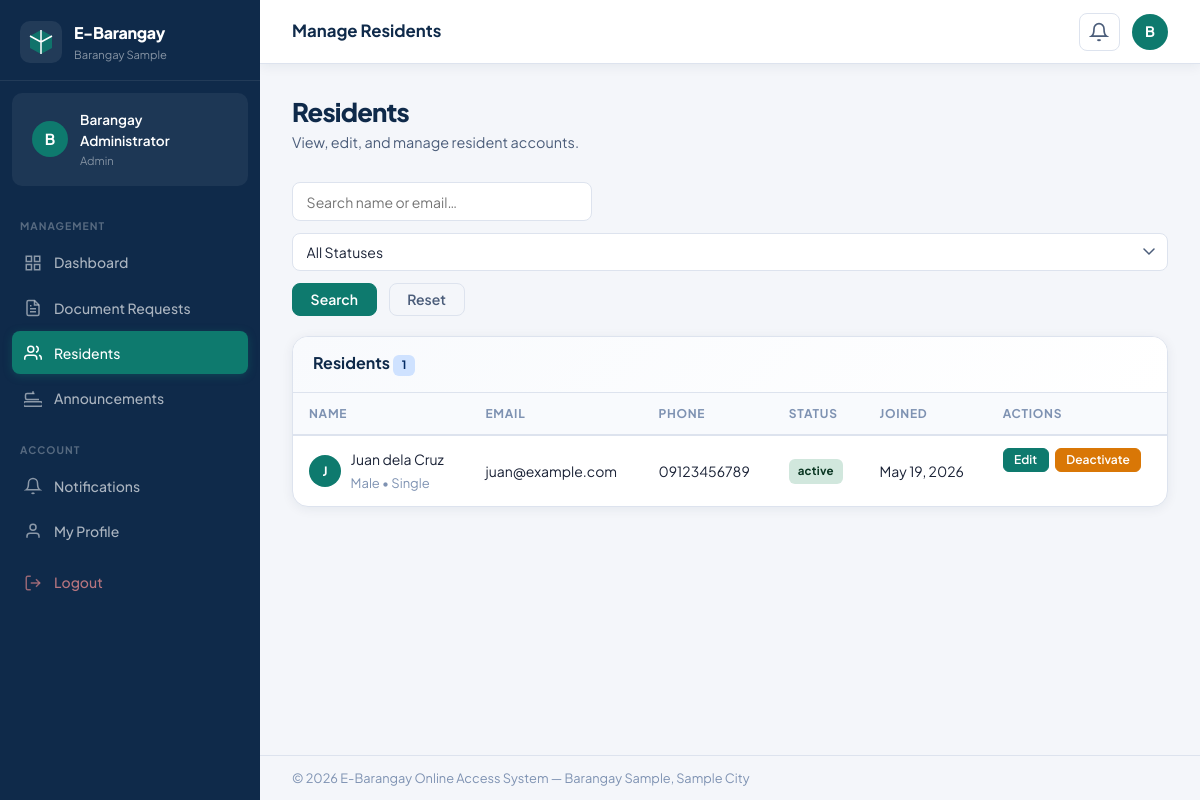
Page /manage_resident.php (signed in) on the committed database.
### tables this page shows
CREATE TABLE IF NOT EXISTS users (
    id INT AUTO_INCREMENT PRIMARY KEY,
    full_name VARCHAR(150) NOT NULL,
    email VARCHAR(150) NOT NULL UNIQUE,
    password VARCHAR(255) NOT NULL,
    phone VARCHAR(20),
    address TEXT,
    date_of_birth DATE,
    place_of_birth VARCHAR(150),
    civil_status ENUM('Single','Married','Widowed','Separated','Annulled') DEFAULT 'Single',
    citizenship VARCHAR(100) DEFAULT 'Filipino',
    cedula_number VARCHAR(50),
    gender ENUM('Male','Female','Other') DEFAULT 'Male',
    role ENUM('admin','resident') DEFAULT 'resident',
    status ENUM('active','inactive') DEFAULT 'active',
    profile_photo VARCHAR(255) DEFAULT NULL,
    created_at DATETIME DEFAULT CURRENT_TIMESTAMP,
    updated_at DATETIME DEFAULT CURRENT_TIMESTAMP ON UPDATE CURRENT_TIMESTAMP
);

### manage_resident.php (the view, shortened to what this page needs)
<?php
require_once 'config.php';
$pageTitle = 'Manage Residents';
$search = trim($_GET['q'] ?? '');
$where  = ["role='resident'"];
$whereStr = implode(' AND ', $where);
$stmt = $conn->prepare("SELECT * FROM users WHERE $whereStr ORDER BY created_at DESC");
$stmt->execute();
$residents = $stmt->get_result()->fetch_all(MYSQLI_ASSOC);
$editUser = null;
include_once 'includes/layout.php';
?>
<div class="page-header">
    <div>
        <h1 class="page-title">Residents</h1>
        <p class="page-desc">View, edit, and manage resident accounts.</p>
    </div>
</div>
<div class="filter-bar">
    <form method="GET" class="filter-form">
        <input type="text" name="q" class="form-input filter-search" placeholder="Search name or email…" value="<?= e($search) ?>">
        <select name="status" class="form-input form-select filter-select">
            <option value="">All Statuses</option>
        </select>
        <button type="submit" class="btn btn-primary">Search</button>
        <a href="manage_resident.php" class="btn btn-ghost">Reset</a>
    </form>
</div>
<div class="split-layout <?= $editUser ? 'has-detail' : '' ?>">
    <div class="split-list">
        <div class="card">
            <div class="card-header">
                <h3>Residents <span class="badge badge-info"><?= count($residents) ?></span></h3>
            </div>
            <div class="card-body p-0">
                <div class="table-responsive">
                    <table class="data-table">
                        <thead>
                            <tr>
                                <th>Name</th>
                                <th>Email</th>
                                <th>Phone</th>
                                <th>Status</th>
                                <th>Joined</th>
                                <th>Actions</th>
                            </tr>
                        </thead>
                        <tbody>
                            <?php if (empty($residents)): ?>
                            <tr><td colspan="6" class="text-center text-muted py-4">No residents found.</td></tr>
                            <?php else: foreach ($residents as $r): ?>
                            <tr class="<?= ($editUser && $editUser['id'] == $r['id']) ? 'row-selected' : '' ?>">
                                <td>
                                    <div class="user-cell">
                                        <div class="user-avatar-sm"><?= strtoupper(substr($r['full_name'],0,1)) ?></div>
                                        <div>
                                            <div><?= e($r['full_name']) ?></div>
                                            <small class="text-muted"><?= e($r['gender']) ?> &bull; <?= e($r['civil_status']) ?></small>
                                        </div>
                                    </div>
                                </td>
                                <td><?= e($r['email']) ?></td>
                                <td><?= e($r['phone'] ?: '—') ?></td>
                                <td><?= statusBadge($r['status']) ?></td>
                                <td><?= formatDate($r['created_at']) ?></td>
                                <td class="action-td">
                                    <a href="manage_resident.php?edit=<?= $r['id'] ?>" class="btn btn-primary btn-xs">Edit</a>
                                    <a href="manage_resident.php?toggle=<?= $r['id'] ?>" class="btn <?= $r['status']==='active' ? 'btn-warning' : 'btn-success' ?> btn-xs confirm-link"
                                       data-confirm="<?= $r['status']==='active' ? 'Deactivate this resident account?' : 'Activate this resident account?' ?>">
                                       <?= $r['status']==='active' ? 'Deactivate' : 'Activate' ?>
                                    </a>
                                </td>
                            </tr>
                            <?php endforeach; endif; ?>
                        </tbody>
                    </table>
                </div>
            </div>
        </div>
    </div>
</div>
<?php include_once 'includes/footer.php'; ?>

### includes/layout.php (shortened to what this page needs)
<?php
require_once (strpos(__DIR__, 'includes') !== false ? dirname(__DIR__) . '/config.php' : 'config.php');
$currentUser    = getCurrentUser();
$userId         = (int)($_SESSION['user_id'] ?? 0);
$userRole       = $_SESSION['role'] ?? 'resident';
$unreadCount    = $userId ? getUnreadCount($userId) : 0;
$currentPage    = basename($_SERVER['PHP_SELF']);
$pageTitle      = $pageTitle ?? 'Dashboard';
$basePath = '';
if (strpos(__DIR__, 'includes') !== false) {
    $basePath = '../';
}
?>
<!DOCTYPE html>
<html lang="en">
<head>
    <link rel="stylesheet" href="<?= $basePath ?>css/style.css">
</head>
<body>
<aside class="sidebar" id="sidebar">
    <div class="sidebar-brand">
        <div class="brand-icon">
            <svg width="28" height="28" viewBox="0 0 28 28" fill="none">
                <path d="M14 2L3 8v12l11 6 11-6V8L14 2z" fill="var(--accent)" opacity="0.9"/>
                <path d="M14 2v24M3 8l11 6 11-6" stroke="white" stroke-width="1.5" stroke-linejoin="round"/>
            </svg>
        </div>
        <div class="brand-text">
            <span class="brand-name"><?= SITE_NAME ?></span>
            <span class="brand-sub"><?= BARANGAY_NAME ?></span>
        </div>
    </div>
    <div class="sidebar-user-card">
        <div class="sidebar-avatar">
            <?= strtoupper(substr($currentUser['full_name'] ?? 'U', 0, 1)) ?>
        </div>
        <div class="sidebar-user-info">
            <span class="sidebar-user-name"><?= e($currentUser['full_name'] ?? 'User') ?></span>
            <span class="sidebar-user-role"><?= ucfirst($userRole) ?></span>
        </div>
    </div>
    <nav class="sidebar-nav">
        <?php if ($userRole === 'admin'): ?>
        <div class="nav-section-label">Management</div>
        <a href="<?= $basePath ?>admin_dashboard.php" class="nav-item <?= $currentPage === 'admin_dashboard.php' ? 'active' : '' ?>">
            <svg class="nav-icon" viewBox="0 0 24 24" fill="none" stroke="currentColor" stroke-width="2"><rect x="3" y="3" width="7" height="7"/><rect x="14" y="3" width="7" height="7"/><rect x="3" y="14" width="7" height="7"/><rect x="14" y="14" width="7" height="7"/></svg>
            <span>Dashboard</span>
        </a>
        <a href="<?= $basePath ?>manage_request.php" class="nav-item <?= $currentPage === 'manage_request.php' ? 'active' : '' ?>">
            <svg class="nav-icon" viewBox="0 0 24 24" fill="none" stroke="currentColor" stroke-width="2"><path d="M14 2H6a2 2 0 00-2 2v16a2 2 0 002 2h12a2 2 0 002-2V8z"/><polyline points="14 2 14 8 20 8"/><line x1="16" y1="13" x2="8" y2="13"/><line x1="16" y1="17" x2="8" y2="17"/><polyline points="10 9 9 9 8 9"/></svg>
            <span>Document Requests</span>
        </a>
        <a href="<?= $basePath ?>manage_resident.php" class="nav-item <?= $currentPage === 'manage_resident.php' ? 'active' : '' ?>">
            <svg class="nav-icon" viewBox="0 0 24 24" fill="none" stroke="currentColor" stroke-width="2"><path d="M17 21v-2a4 4 0 00-4-4H5a4 4 0 00-4 4v2"/><circle cx="9" cy="7" r="4"/><path d="M23 21v-2a4 4 0 00-3-3.87"/><path d="M16 3.13a4 4 0 010 7.75"/></svg>
            <span>Residents</span>
        </a>
        <a href="<?= $basePath ?>announcement.php" class="nav-item <?= $currentPage === 'announcement.php' ? 'active' : '' ?>">
            <svg class="nav-icon" viewBox="0 0 24 24" fill="none" stroke="currentColor" stroke-width="2"><path d="M22 17H2a3 3 0 000 6h20a3 3 0 000-6z"/><path d="M14 6H4a2 2 0 00-2 2v4a2 2 0 002 2h16"/><line x1="12" y1="3" x2="12" y2="6"/></svg>
            <span>Announcements</span>
        </a>
        <?php endif; ?>
        <div class="nav-section-label">Account</div>
        <a href="<?= $basePath ?>notification.php" class="nav-item <?= $currentPage === 'notification.php' ? 'active' : '' ?>">
            <svg class="nav-icon" viewBox="0 0 24 24" fill="none" stroke="currentColor" stroke-width="2"><path d="M18 8A6 6 0 006 8c0 7-3 9-3 9h18s-3-2-3-9"/><path d="M13.73 21a2 2 0 01-3.46 0"/></svg>
            <span>Notifications</span>
        </a>
        <a href="<?= $basePath ?>edit.php" class="nav-item <?= $currentPage === 'edit.php' ? 'active' : '' ?>">
            <svg class="nav-icon" viewBox="0 0 24 24" fill="none" stroke="currentColor" stroke-width="2"><path d="M20 21v-2a4 4 0 00-4-4H8a4 4 0 00-4 4v2"/><circle cx="12" cy="7" r="4"/></svg>
            <span>My Profile</span>
        </a>
        <a href="<?= $basePath ?>logout.php" class="nav-item nav-item-logout">
            <svg class="nav-icon" viewBox="0 0 24 24" fill="none" stroke="currentColor" stroke-width="2"><path d="M9 21H5a2 2 0 01-2-2V5a2 2 0 012-2h4"/><polyline points="16 17 21 12 16 7"/><line x1="21" y1="12" x2="9" y2="12"/></svg>
            <span>Logout</span>
        </a>
    </nav>
</aside>
<div class="main-wrapper">
    <header class="topbar">
        <div class="topbar-title">
            <span><?= e($pageTitle) ?></span>
        </div>
        <div class="topbar-actions">
            <div class="notif-wrapper" id="notifWrapper">
                <button class="notif-btn <?= $unreadCount > 0 ? 'has-unread' : '' ?>" id="notifBtn" aria-label="Notifications">
                    <svg width="20" height="20" viewBox="0 0 24 24" fill="none" stroke="currentColor" stroke-width="2"><path d="M18 8A6 6 0 006 8c0 7-3 9-3 9h18s-3-2-3-9"/><path d="M13.73 21a2 2 0 01-3.46 0"/></svg>
                </button>
            </div>
            <a href="<?= $basePath ?>edit.php" class="topbar-avatar" title="Edit Profile">
                <?= strtoupper(substr($currentUser['full_name'] ?? 'U', 0, 1)) ?>
            </a>
        </div>
    </header>
    <main class="page-content">

### config.php (shortened to what this page needs)
<?php
$conn = new mysqli(DB_HOST, DB_USER, DB_PASS, DB_NAME);
$conn->set_charset('utf8mb4');
function isLoggedIn(): bool {
    return isset($_SESSION['user_id']) && !empty($_SESSION['user_id']);
}
function getCurrentUser(): ?array {
    global $conn;
    $id = (int)$_SESSION['user_id'];
    $stmt = $conn->prepare("SELECT * FROM users WHERE id = ? LIMIT 1");
    $stmt->bind_param('i', $id);
    $stmt->execute();
    $res = $stmt->get_result();
    return $res->fetch_assoc();
}
function getUnreadCount(int $userId): int {
    global $conn;
    $stmt = $conn->prepare("SELECT COUNT(*) as cnt FROM notifications WHERE user_id = ? AND is_read = 0");
    $stmt->bind_param('i', $userId);
    $stmt->execute();
    return (int)$stmt->get_result()->fetch_assoc()['cnt'];
}
function e(mixed $val): string {
    return htmlspecialchars((string)($val ?? ''), ENT_QUOTES, 'UTF-8');
}
function formatDate(?string $date, string $format = 'M d, Y'): string {
    return date($format, strtotime($date));
}
function statusBadge(string $status): string {
    $map = [
        'Pending'    => 'badge-warning',
        'Processing' => 'badge-info',
        'Approved'   => 'badge-success',
        'Released'   => 'badge-primary',
        'Rejected'   => 'badge-danger',
        'active'     => 'badge-success',
        'inactive'   => 'badge-danger',
    ];
    $cls = $map[$status] ?? 'badge-secondary';
    return '<span class="badge ' . $cls . '">' . e($status) . '</span>';
}

### rows in the picture
users: full_name "B", full_name "Barangay Administrator"
users: full_name "J", full_name "Juan dela Cruz", gender "Male", civil_status "Single", email "juan@example.com", phone "09123456789", status "active", created_at "May 19, 2026", shows "Deactivate"

### other values in the picture
SITE_NAME "E-Barangay"
BARANGAY_NAME "Barangay Sample"
$userRole "Admin"
$pageTitle "Manage Residents"
count($residents) "1"
SITE_FULL "E-Barangay Online Access System"
BARANGAY_CITY "Sample City"
